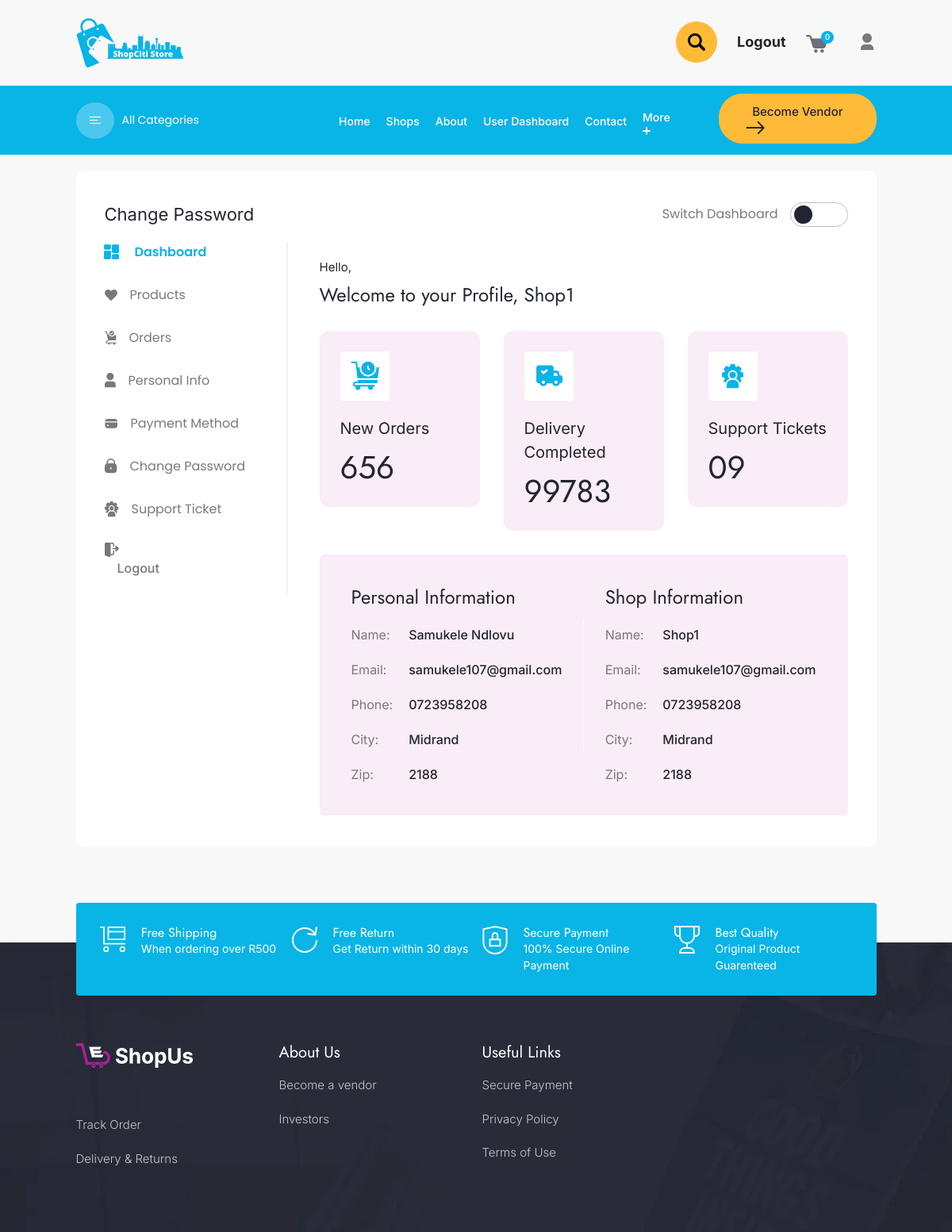
Screenshot of /dashboard/ (signed in) with the database file from the repository.
### shopciti_app/models.py (models this page shows)
class CustomUser(AbstractUser):
    first_name = models.CharField(max_length=30, default='')
    last_name = models.CharField(max_length=30, default='')
    about = models.TextField(blank=True, null=True)
    logo = models.ImageField(upload_to='profile_image/', blank=True, null=True)
    phone_number = models.CharField(max_length=20, blank=True, null=True)
    email = models.EmailField()
    country = models.CharField(max_length=50, blank=True, null=True)
    address = models.TextField(blank=True, null=True)
    city = models.CharField(max_length=100, default='South Africa')
    postal_code = models.CharField(max_length=20, default='0000')
    phone = models.CharField(max_length=15, default='')  # Provide a default empty string
    is_buyer = models.BooleanField(default=False)
    class Meta:
        app_label = 'shopciti_app'

### shopciti_app/views.py (the view, shortened to what this page needs)
# urls.py: path('dashboard/', views.dashboard, name='dashboard'),
@login_required
def dashboard(request):
    try:
        user = request.user
        user = get_object_or_404(CustomUser, username=request.user.username)
        products = Product.objects.filter(added_by=request.user)
        support_tickets = SupportTicket.objects.filter(user=request.user).order_by('-created_at')
        payment_methods = PaymentMethod.objects.filter(user=request.user).order_by('-created_at')
        password_change_form = PasswordChangeForm(request.user)
        ticket_form = SupportTicketForm()
        payment_method_form = PaymentMethodForm()
        return render(request, 'dashboard.html', {
            'products': products,
            'password_change_form': password_change_form,
            'ticket_form': ticket_form,
            'support_tickets': support_tickets,
            'payment_methods': payment_methods,
            'payment_method_form': payment_method_form
        })
    except Exception as e:
        print("An error occurred:", e)
        return HttpResponseServerError("An error occurred. Please try again later.")

### shopciti_app/context_processors.py (called while the page is built)
def cart(request):
    cart = request.session.get('cart', {})
    cart_items = cart.values()
    total_quantity = sum(item['quantity'] for item in cart_items)
    return {'total_quantity': total_quantity}

### shopciti_app/templates/dashboard.html (shortened to what this page needs)
{% extends 'base.html' %} {% load static %} {% block content %}
<body>
    <section class="user-profile footer-padding">
        <div class="container">
            <div class="user-profile-section">
                <div class="dashboard-heading ">
                    <h5 class="dashboard-title">Change Password</h5>
                    <div class="dashboard-switch">
                        <span class="text">Switch Dashboard</span>
                        <span onclick="switchDashboard()" class="switch-icon"></span>
                    </div>
                </div>
                <div class="user-dashboard">
                    <div class="nav nav-item nav-pills  me-3" id="v-pills-tab" role="tablist" aria-orientation="vertical">
                        <button class="nav-link active" id="v-pills-home-tab" data-bs-toggle="pill" data-bs-target="#v-pills-home" type="button" role="tab" aria-controls="v-pills-home" aria-selected="true">
                            <span>
                            </span>
                            <span class="text">Dashboard</span>
                        </button>
                        <button class="nav-link" id="v-pills-wishlist-tab" data-bs-toggle="pill" data-bs-target="#v-pills-wishlist" type="button" role="tab" aria-controls="v-pills-wishlist" aria-selected="false">
                            <span>
                            </span>
                            <span class="text">
                                Products
                            </span>
                        </button>
                        <button class="nav-link" id="v-pills-order-tab" data-bs-toggle="pill" data-bs-target="#v-pills-order" type="button" role="tab" aria-controls="v-pills-order" aria-selected="false">
                            <span>
                            </span>
                            <span class="text">
                                Orders
                            </span>
                        </button>
                        <button class="nav-link" id="v-pills-profile-tab" data-bs-toggle="pill" data-bs-target="#v-pills-profile" type="button" role="tab" aria-controls="v-pills-profile" aria-selected="false">
                            <span>
                            </span>
                            <span class="text">
                                Personal Info
                            </span>
                        </button>
                        <button class="nav-link" id="v-pills-payment-tab" data-bs-toggle="pill" data-bs-target="#v-pills-payment" type="button" role="tab" aria-controls="v-pills-payment" aria-selected="false">
                            <span>
                            </span>
                            <span class="text">
                                Payment Method
                            </span>
                        </button>
                        <button class="nav-link" id="v-pills-password-tab" data-bs-toggle="pill" data-bs-target="#v-pills-password" type="button" role="tab" aria-controls="v-pills-password" aria-selected="false">
                            <span>
                            </span>
                            <span class="text">
                                Change Password
                            </span>
                        </button>
                        <button class="nav-link" id="v-pills-ticket-tab" data-bs-toggle="pill" data-bs-target="#v-pills-ticket" type="button" role="tab" aria-controls="v-pills-ticket" aria-selected="false">
                            <span>
                            </span>
                            <span class="text">
                                Support Ticket
                            </span>
                        </button>
                        <div class="nav-link">
                            {% if user.is_authenticated %}
                            <a href="{% url 'logout' %}">
                                <span>
                                </span>
                                <span class="text">
                                    Logout
                                </span>
                            </a>
                            {% endif %}
                        </div>
                    </div>
                    <div class="tab-content nav-content" id="v-pills-tabContent" style="flex: 1 0%;">
                        <div class="tab-pane fade show active" id="v-pills-home" role="tabpanel" aria-labelledby="v-pills-home-tab" tabindex="0">
                            <div class="user-profile">
                                <div class="user-title">
                                    <p class="paragraph">Hello, {{ user_info.name }}</p>
                                    {% if user.username %}
                                    <h5 class="heading">Welcome to your Profile, {{ request.user.username }}</h5>
                                    {% else %}
                                    <h5 class="heading">You are not associated with any shop</h5>
                                    {% endif %}
                                </div>
                                <div class="profile-section">
                                    <div class="row g-5">
                                        <div class="col-lg-4 col-sm-6">
                                            <div class="product-wrapper">
                                                <div class="wrapper-img">
                                                    <span>
                                                    </span>
                                                </div>
                                                <div class="wrapper-content">
                                                    <p class="paragraph">New Orders</p>
                                                    <h3 class="heading">656</h3>
                                                </div>
                                            </div>
                                        </div>
                                        <div class="col-lg-4 col-sm-6">
                                            <div class="product-wrapper">
                                                <div class="wrapper-img">
                                                    <span>
                                                    </span>
                                                </div>
                                                <div class="wrapper-content">
                                                    <p class="paragraph">Delivery Completed</p>
                                                    <h3 class="heading">99783</h3>
                                                </div>
                                            </div>
                                        </div>
                                        <div class="col-lg-4 col-sm-6">
                                            <div class="product-wrapper">
                                                <div class="wrapper-img">
                                                    <span>
                                                    </span>
                                                </div>
                                                <div class="wrapper-content">
                                                    <p class="paragraph">Support Tickets</p>
                                                    <h3 class="heading">09</h3>
                                                </div>
                                            </div>
                                        </div>
                                        <div class="col-lg-12">
                                            <div class="info-section">
                                                <div class="seller-info">
                                                    <h5 class="heading">Personal Information</h5>
                                                    <div class="info-list">
                                                        <div class="info-title">
                                                            <p>Name:</p>
                                                            <p>Email:</p>
                                                            <p>Phone:</p>
                                                            <p>City:</p>
                                                            <p>Zip:</p>
                                                        </div>
                                                        <div class="info-details">
                                                            <p>{{ request.user.get_full_name }}</p>
                                                            <p>{{ request.user.email }}</p>
                                                            <p>{{ request.user.phone_number }}</p>
                                                            <p>{{ request.user.city }}</p>
                                                            <p>{{ request.user.postal_code }}</p>
                                                        </div>
                                                    </div>
                                                </div>
                                                <div class="shop-info">
                                                    <h5 class="heading">Shop Information</h5>
                                                    <div class="info-list">
                                                        <div class="info-title">
                                                            <p>Name:</p>
                                                            <p>Email:</p>
                                                            <p>Phone:</p>
                                                            <p>City:</p>
                                                            <p>Zip:</p>
                                                        </div>
                                                        <div class="info-details">
                                                            <p>{{ request.user.username }}</p>
                                                            <p>{{ request.user.email }}</p>
                                                            <p>{{ request.user.phone_number }}</p>
                                                            <p>{{ request.user.city }}</p>
                                                            <p>{{ request.user.postal_code }}</p>
                                                        </div>
                                                    </div>
                                                </div>
                                            </div>
                                        </div>
                                    </div>
                                </div>
                            </div>
                        </div>
                    </div>
                </div>
            </div>
        </div>
    </section>
</body>
{% endblock %}

### rows the page displays
CustomUser: user.username "Shop1", user.get_full_name "Samukele Ndlovu", user.email "samukele107@gmail.com", user.phone_number "0723958208", user.city "Midrand", user.postal_code "2188"

### other values shown
{{ total_quantity }} "0"
